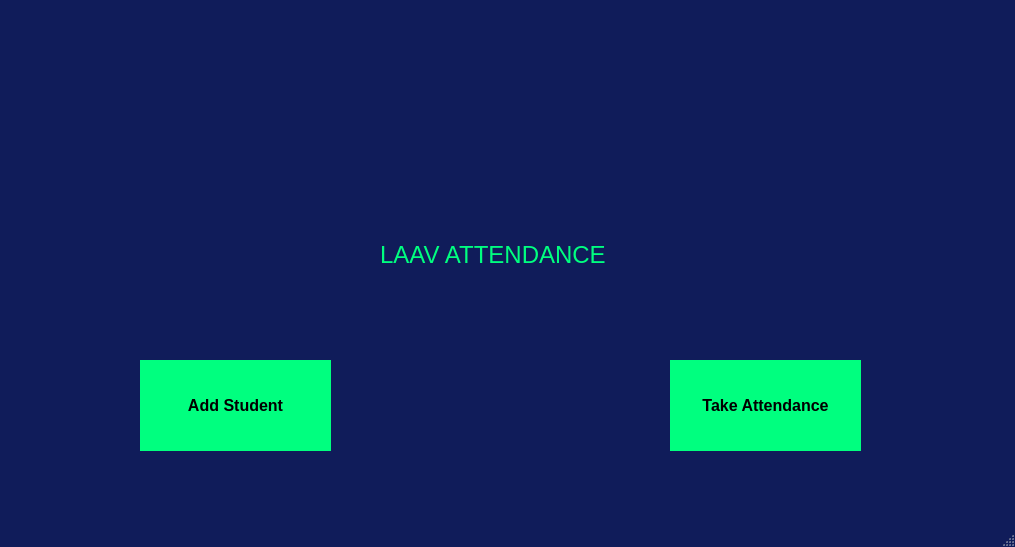
<?xml version="1.0" encoding="UTF-8"?>
<ui version="4.0">
 <class>MainWindow</class>
 <widget class="QMainWindow" name="MainWindow">
  <property name="windowModality">
   <enum>Qt::NonModal</enum>
  </property>
  <property name="geometry">
   <rect>
    <x>0</x>
    <y>0</y>
    <width>1015</width>
    <height>547</height>
   </rect>
  </property>
  <property name="sizePolicy">
   <sizepolicy hsizetype="Preferred" vsizetype="Preferred">
    <horstretch>0</horstretch>
    <verstretch>0</verstretch>
   </sizepolicy>
  </property>
  <property name="palette">
   <palette>
    <active>
     <colorrole role="WindowText">
      <brush brushstyle="SolidPattern">
       <color alpha="255">
        <red>0</red>
        <green>0</green>
        <blue>0</blue>
       </color>
      </brush>
     </colorrole>
     <colorrole role="Button">
      <brush brushstyle="SolidPattern">
       <color alpha="255">
        <red>85</red>
        <green>0</green>
        <blue>255</blue>
       </color>
      </brush>
     </colorrole>
     <colorrole role="Base">
      <brush brushstyle="SolidPattern">
       <color alpha="255">
        <red>255</red>
        <green>255</green>
        <blue>255</blue>
       </color>
      </brush>
     </colorrole>
     <colorrole role="Window">
      <brush brushstyle="SolidPattern">
       <color alpha="255">
        <red>16</red>
        <green>28</green>
        <blue>90</blue>
       </color>
      </brush>
     </colorrole>
     <colorrole role="ToolTipBase">
      <brush brushstyle="SolidPattern">
       <color alpha="255">
        <red>85</red>
        <green>170</green>
        <blue>0</blue>
       </color>
      </brush>
     </colorrole>
    </active>
    <inactive>
     <colorrole role="WindowText">
      <brush brushstyle="SolidPattern">
       <color alpha="255">
        <red>0</red>
        <green>0</green>
        <blue>0</blue>
       </color>
      </brush>
     </colorrole>
     <colorrole role="Button">
      <brush brushstyle="SolidPattern">
       <color alpha="255">
        <red>85</red>
        <green>0</green>
        <blue>255</blue>
       </color>
      </brush>
     </colorrole>
     <colorrole role="Base">
      <brush brushstyle="SolidPattern">
       <color alpha="255">
        <red>255</red>
        <green>255</green>
        <blue>255</blue>
       </color>
      </brush>
     </colorrole>
     <colorrole role="Window">
      <brush brushstyle="SolidPattern">
       <color alpha="255">
        <red>16</red>
        <green>28</green>
        <blue>90</blue>
       </color>
      </brush>
     </colorrole>
     <colorrole role="ToolTipBase">
      <brush brushstyle="SolidPattern">
       <color alpha="255">
        <red>85</red>
        <green>170</green>
        <blue>0</blue>
       </color>
      </brush>
     </colorrole>
    </inactive>
    <disabled>
     <colorrole role="WindowText">
      <brush brushstyle="SolidPattern">
       <color alpha="255">
        <red>120</red>
        <green>120</green>
        <blue>120</blue>
       </color>
      </brush>
     </colorrole>
     <colorrole role="Button">
      <brush brushstyle="SolidPattern">
       <color alpha="255">
        <red>85</red>
        <green>0</green>
        <blue>255</blue>
       </color>
      </brush>
     </colorrole>
     <colorrole role="Base">
      <brush brushstyle="SolidPattern">
       <color alpha="255">
        <red>16</red>
        <green>28</green>
        <blue>90</blue>
       </color>
      </brush>
     </colorrole>
     <colorrole role="Window">
      <brush brushstyle="SolidPattern">
       <color alpha="255">
        <red>16</red>
        <green>28</green>
        <blue>90</blue>
       </color>
      </brush>
     </colorrole>
     <colorrole role="ToolTipBase">
      <brush brushstyle="SolidPattern">
       <color alpha="255">
        <red>85</red>
        <green>170</green>
        <blue>0</blue>
       </color>
      </brush>
     </colorrole>
    </disabled>
   </palette>
  </property>
  <property name="windowTitle">
   <string>MainWindow</string>
  </property>
  <property name="autoFillBackground">
   <bool>true</bool>
  </property>
  <property name="documentMode">
   <bool>false</bool>
  </property>
  <property name="tabShape">
   <enum>QTabWidget::Rounded</enum>
  </property>
  <property name="dockNestingEnabled">
   <bool>true</bool>
  </property>
  <widget class="QWidget" name="centralwidget">
   <widget class="QLabel" name="label1">
    <property name="geometry">
     <rect>
      <x>380</x>
      <y>230</y>
      <width>281</width>
      <height>51</height>
     </rect>
    </property>
    <property name="palette">
     <palette>
      <active>
       <colorrole role="Button">
        <brush brushstyle="SolidPattern">
         <color alpha="255">
          <red>0</red>
          <green>255</green>
          <blue>0</blue>
         </color>
        </brush>
       </colorrole>
       <colorrole role="Base">
        <brush brushstyle="SolidPattern">
         <color alpha="255">
          <red>0</red>
          <green>0</green>
          <blue>0</blue>
         </color>
        </brush>
       </colorrole>
       <colorrole role="Window">
        <brush brushstyle="SolidPattern">
         <color alpha="255">
          <red>170</red>
          <green>255</green>
          <blue>255</blue>
         </color>
        </brush>
       </colorrole>
      </active>
      <inactive>
       <colorrole role="Button">
        <brush brushstyle="SolidPattern">
         <color alpha="255">
          <red>0</red>
          <green>255</green>
          <blue>0</blue>
         </color>
        </brush>
       </colorrole>
       <colorrole role="Base">
        <brush brushstyle="SolidPattern">
         <color alpha="255">
          <red>0</red>
          <green>0</green>
          <blue>0</blue>
         </color>
        </brush>
       </colorrole>
       <colorrole role="Window">
        <brush brushstyle="SolidPattern">
         <color alpha="255">
          <red>170</red>
          <green>255</green>
          <blue>255</blue>
         </color>
        </brush>
       </colorrole>
      </inactive>
      <disabled>
       <colorrole role="Button">
        <brush brushstyle="SolidPattern">
         <color alpha="255">
          <red>0</red>
          <green>255</green>
          <blue>0</blue>
         </color>
        </brush>
       </colorrole>
       <colorrole role="Base">
        <brush brushstyle="SolidPattern">
         <color alpha="255">
          <red>170</red>
          <green>255</green>
          <blue>255</blue>
         </color>
        </brush>
       </colorrole>
       <colorrole role="Window">
        <brush brushstyle="SolidPattern">
         <color alpha="255">
          <red>170</red>
          <green>255</green>
          <blue>255</blue>
         </color>
        </brush>
       </colorrole>
      </disabled>
     </palette>
    </property>
    <property name="font">
     <font>
      <family>Arial</family>
      <pointsize>18</pointsize>
      <weight>50</weight>
      <bold>false</bold>
     </font>
    </property>
    <property name="autoFillBackground">
     <bool>false</bool>
    </property>
    <property name="text">
     <string>&lt;html&gt;&lt;head/&gt;&lt;body&gt;&lt;p&gt;&lt;span style=&quot; color:#00ff7f;&quot;&gt;LAAV ATTENDANCE&lt;/span&gt;&lt;/p&gt;&lt;/body&gt;&lt;/html&gt;</string>
    </property>
   </widget>
   <widget class="QPushButton" name="Button1">
    <property name="geometry">
     <rect>
      <x>140</x>
      <y>360</y>
      <width>191</width>
      <height>91</height>
     </rect>
    </property>
    <property name="palette">
     <palette>
      <active>
       <colorrole role="Button">
        <brush brushstyle="SolidPattern">
         <color alpha="255">
          <red>0</red>
          <green>255</green>
          <blue>127</blue>
         </color>
        </brush>
       </colorrole>
       <colorrole role="Light">
        <brush brushstyle="SolidPattern">
         <color alpha="255">
          <red>0</red>
          <green>255</green>
          <blue>0</blue>
         </color>
        </brush>
       </colorrole>
       <colorrole role="Midlight">
        <brush brushstyle="SolidPattern">
         <color alpha="255">
          <red>85</red>
          <green>85</green>
          <blue>255</blue>
         </color>
        </brush>
       </colorrole>
       <colorrole role="Base">
        <brush brushstyle="SolidPattern">
         <color alpha="255">
          <red>85</red>
          <green>0</green>
          <blue>255</blue>
         </color>
        </brush>
       </colorrole>
       <colorrole role="Window">
        <brush brushstyle="SolidPattern">
         <color alpha="255">
          <red>0</red>
          <green>255</green>
          <blue>0</blue>
         </color>
        </brush>
       </colorrole>
       <colorrole role="NoRole">
        <brush brushstyle="SolidPattern">
         <color alpha="255">
          <red>0</red>
          <green>255</green>
          <blue>0</blue>
         </color>
        </brush>
       </colorrole>
      </active>
      <inactive>
       <colorrole role="Button">
        <brush brushstyle="SolidPattern">
         <color alpha="255">
          <red>0</red>
          <green>255</green>
          <blue>127</blue>
         </color>
        </brush>
       </colorrole>
       <colorrole role="Light">
        <brush brushstyle="SolidPattern">
         <color alpha="255">
          <red>0</red>
          <green>255</green>
          <blue>0</blue>
         </color>
        </brush>
       </colorrole>
       <colorrole role="Midlight">
        <brush brushstyle="SolidPattern">
         <color alpha="255">
          <red>85</red>
          <green>85</green>
          <blue>255</blue>
         </color>
        </brush>
       </colorrole>
       <colorrole role="Base">
        <brush brushstyle="SolidPattern">
         <color alpha="255">
          <red>85</red>
          <green>0</green>
          <blue>255</blue>
         </color>
        </brush>
       </colorrole>
       <colorrole role="Window">
        <brush brushstyle="SolidPattern">
         <color alpha="255">
          <red>0</red>
          <green>255</green>
          <blue>0</blue>
         </color>
        </brush>
       </colorrole>
       <colorrole role="NoRole">
        <brush brushstyle="SolidPattern">
         <color alpha="255">
          <red>0</red>
          <green>255</green>
          <blue>0</blue>
         </color>
        </brush>
       </colorrole>
      </inactive>
      <disabled>
       <colorrole role="Button">
        <brush brushstyle="SolidPattern">
         <color alpha="255">
          <red>0</red>
          <green>255</green>
          <blue>127</blue>
         </color>
        </brush>
       </colorrole>
       <colorrole role="Light">
        <brush brushstyle="SolidPattern">
         <color alpha="255">
          <red>0</red>
          <green>255</green>
          <blue>0</blue>
         </color>
        </brush>
       </colorrole>
       <colorrole role="Midlight">
        <brush brushstyle="SolidPattern">
         <color alpha="255">
          <red>85</red>
          <green>85</green>
          <blue>255</blue>
         </color>
        </brush>
       </colorrole>
       <colorrole role="Base">
        <brush brushstyle="SolidPattern">
         <color alpha="255">
          <red>0</red>
          <green>255</green>
          <blue>0</blue>
         </color>
        </brush>
       </colorrole>
       <colorrole role="Window">
        <brush brushstyle="SolidPattern">
         <color alpha="255">
          <red>0</red>
          <green>255</green>
          <blue>0</blue>
         </color>
        </brush>
       </colorrole>
       <colorrole role="NoRole">
        <brush brushstyle="SolidPattern">
         <color alpha="255">
          <red>0</red>
          <green>255</green>
          <blue>0</blue>
         </color>
        </brush>
       </colorrole>
      </disabled>
     </palette>
    </property>
    <property name="font">
     <font>
      <family>Arial</family>
      <pointsize>12</pointsize>
      <weight>75</weight>
      <bold>true</bold>
     </font>
    </property>
    <property name="autoFillBackground">
     <bool>true</bool>
    </property>
    <property name="text">
     <string>Add Student</string>
    </property>
    <property name="autoDefault">
     <bool>false</bool>
    </property>
    <property name="default">
     <bool>false</bool>
    </property>
    <property name="flat">
     <bool>true</bool>
    </property>
   </widget>
   <widget class="QPushButton" name="Button2">
    <property name="geometry">
     <rect>
      <x>670</x>
      <y>360</y>
      <width>191</width>
      <height>91</height>
     </rect>
    </property>
    <property name="palette">
     <palette>
      <active>
       <colorrole role="Button">
        <brush brushstyle="SolidPattern">
         <color alpha="255">
          <red>0</red>
          <green>255</green>
          <blue>127</blue>
         </color>
        </brush>
       </colorrole>
      </active>
      <inactive>
       <colorrole role="Button">
        <brush brushstyle="SolidPattern">
         <color alpha="255">
          <red>0</red>
          <green>255</green>
          <blue>127</blue>
         </color>
        </brush>
       </colorrole>
      </inactive>
      <disabled>
       <colorrole role="Button">
        <brush brushstyle="SolidPattern">
         <color alpha="255">
          <red>0</red>
          <green>255</green>
          <blue>127</blue>
         </color>
        </brush>
       </colorrole>
      </disabled>
     </palette>
    </property>
    <property name="font">
     <font>
      <family>Arial</family>
      <pointsize>12</pointsize>
      <weight>75</weight>
      <bold>true</bold>
      <kerning>true</kerning>
     </font>
    </property>
    <property name="cursor">
     <cursorShape>ArrowCursor</cursorShape>
    </property>
    <property name="mouseTracking">
     <bool>false</bool>
    </property>
    <property name="tabletTracking">
     <bool>false</bool>
    </property>
    <property name="autoFillBackground">
     <bool>true</bool>
    </property>
    <property name="text">
     <string>Take Attendance</string>
    </property>
    <property name="autoDefault">
     <bool>false</bool>
    </property>
    <property name="default">
     <bool>false</bool>
    </property>
    <property name="flat">
     <bool>true</bool>
    </property>
   </widget>
   <widget class="QLabel" name="label">
    <property name="geometry">
     <rect>
      <x>410</x>
      <y>20</y>
      <width>211</width>
      <height>211</height>
     </rect>
    </property>
    <property name="text">
     <string/>
    </property>
    <property name="pixmap">
     <pixmap>icon.jpg</pixmap>
    </property>
   </widget>
  </widget>
  <widget class="QStatusBar" name="statusbar"/>
 </widget>
 <resources/>
 <connections/>
</ui>
